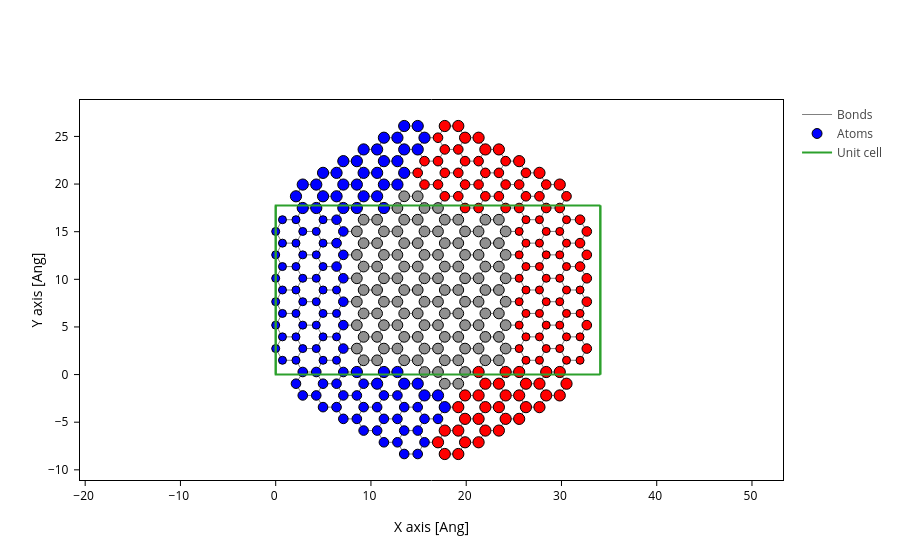

Here is the notebook cell this chart was saved with:
### Markdown cell above
## Compatibility issues with $w,\ l,\ c$
**Case**: Center size too small -- uncomment line 8

### Code cell
from utils.structure import build_electrode, build_nanoribbon, build_reduced_device
from utils.plots import mark_electrode
w, l, c = 13, 2, 2
e = build_electrode(w, l)
r = build_nanoribbon(e, c)
d, lr_idx = build_reduced_device(r, e, repeat=3)
atoms_style = []
atoms_style = mark_electrode(lr_idx) # uncomment to mark electrodes
d.plot(axes="xy", atoms_style=atoms_style) # plot device in xy plane

### Figure 1 — Plotly figure (JSON) as saved in the notebook; plotly's stock layout.template omitted (floating-point values rounded to 4 significant figures; data arrays with more than 128 entries replaced by an {"elided": "..."} marker saying what was removed)
{"data": [{"line": {"color": "gray", "width": 1}, "meta": {}, "mode": "lines", "name": "Bonds", "opacity": 1, "type": "scatter", "x": {"elided": "11214 float values"}, "y": {"elided": "11214 float values"}}, {"marker": {"color": {"elided": "372 str values"}, "line": {"color": "black", "width": 1}, "opacity": 1, "size": {"elided": "372 float values"}}, "meta": {}, "mode": "markers", "name": "Atoms", "opacity": 1, "type": "scatter", "x": {"elided": "372 float values"}, "y": {"elided": "372 float values"}}, {"meta": {}, "mode": "lines", "name": "Unit cell", "type": "scatter", "x": [0.0, 0.0, 34.08, 34.08, 0.0, 0.0, NaN, 0.0, 0.0, 0.0, 34.08, 34.08, 0.0, NaN, 34.08, 34.08, NaN, 34.08, 34.08], "y": [0.0, 17.76, 17.76, 17.76, 17.76, 17.76, NaN, 17.76, 0.0, 0.0, 0.0, 0.0, 0.0, NaN, 17.76, 0.0, NaN, 17.76, 0.0]}], "layout": {"scene": {"aspectmode": "data", "xaxis": {"title": {"text": "X axis [Ang]"}}, "yaxis": {"title": {"text": "Y axis [Ang]"}}}, "xaxis": {"scaleanchor": "y", "scaleratio": 1, "title": {"text": "X axis [Ang]"}}, "yaxis": {"title": {"text": "Y axis [Ang]"}}}}
